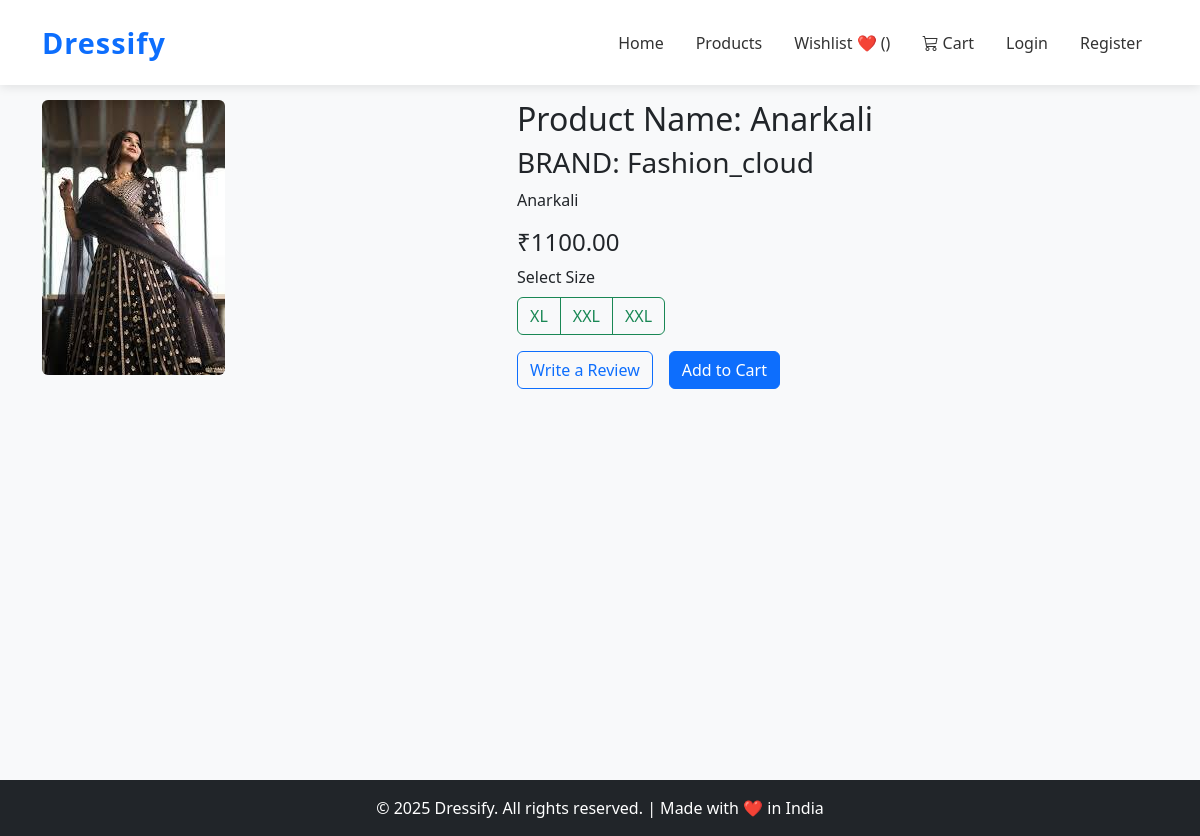
Screenshot of /products/product/22/ with the database file from the repository.
### products/models.py (models this page shows, shortened)
class Product(models.Model):
    category = models.ForeignKey(Category, on_delete=models.CASCADE, related_name='products')
    name = models.CharField(max_length=200)
    slug = models.SlugField(max_length=220, unique=True, blank=True)
    sku = models.CharField(max_length=50, unique=True, help_text="Stock Keeping Unit (Unique Product ID)")
    description = models.TextField()
    price = models.DecimalField(max_digits=10, decimal_places=2)
    discount_price = models.DecimalField(max_digits=10, decimal_places=2, blank=True, null=True)
    stock = models.PositiveIntegerField(default=0)
    available = models.BooleanField(default=True)
    brand = models.CharField(max_length=100, blank=True, null=True)
    image = models.ImageField(upload_to='product_images/', blank=True, null=True)
    tags = models.CharField(max_length=255, blank=True, help_text="Comma-separated tags for search")
    available_sizes = models.CharField(
        max_length=255,
        blank=True,
        help_text="Comma-separated sizes like XS,S,M,L,XL"
    )
    rating = models.DecimalField(max_digits=3, decimal_places=2, default=0.0)
    created_at = models.DateTimeField(auto_now_add=True)
    updated_at = models.DateTimeField(auto_now=True)
    class Meta:
        ordering = ['-created_at']
        indexes = [
            models.Index(fields=['id', 'slug']),
            models.Index(fields=['name']),
        ]
    def get_size_options(self):
        if not self.available_sizes:
            return []
        return [size.strip() for size in self.available_sizes.split(',') if size.strip()]

### products/views.py (the view)
# urls.py: path('product/<int:pk>/', views.ProductDetailView.as_view(), name='product_detail'),
class ProductDetailView(DetailView):
    model = Product
    template_name = 'products/product_detail.html'
    context_object_name = 'product'

### products/templates/products/product_detail.html (shortened to what this page needs)
{% extends 'base.html' %}
{% block content %}
<div class="container mt-4">
  <div class="row">
    <div class="col-md-5">
      {% if product.image %}
      <img src="{{ product.image.url }}" class="img-fluid rounded" alt="{{ product.name }}">
      {% endif %}
    </div>
    <div class="col-md-7">
      <h2>Product Name: {{ product.name }}</h2>
      <h3>BRAND: {{ product.brand }}</h3>
      <p>{{ product.description }}</p>
      <h4>₹{{ product.price }}</h4>
      <form action="{% url 'cart:add_to_cart' product.id %}" method="post" class="m-0">
        {% if product.get_size_options %}
        <div class="mb-3">
          <label class="form-label d-block">Select Size</label>
          <div class="btn-group" role="group">
            {% for size in product.get_size_options %}
            <label class="btn btn-outline-success" for="size-{{ forloop.counter }}">{{ size }}</label>
            {% endfor %}
          </div>
        </div>
        {% else %}
        <input type="hidden" name="size" value="">
        {% endif %}
        <div class="d-flex gap-3 align-items-center mt-3">
          <a href="/reviews/add/{{ product.id }}/" class="btn btn-outline-primary">
            Write a Review
          </a>
          <button type="submit" class="btn btn-primary">Add to Cart</button>
        </div>
      </form>
    </div>
  </div>
</div>
{% endblock %}

### Accounts/templates/base.html (style rules this page uses)
body { background-color: #f8f9fa; padding-top: 76px; }

### rows the page displays
Product: image (picture), name "Anarkali", brand "Fashion_cloud", description "Anarkali", price "1100.00"

### other values shown
{{ size }} "XL" "XXL" "XXL"
